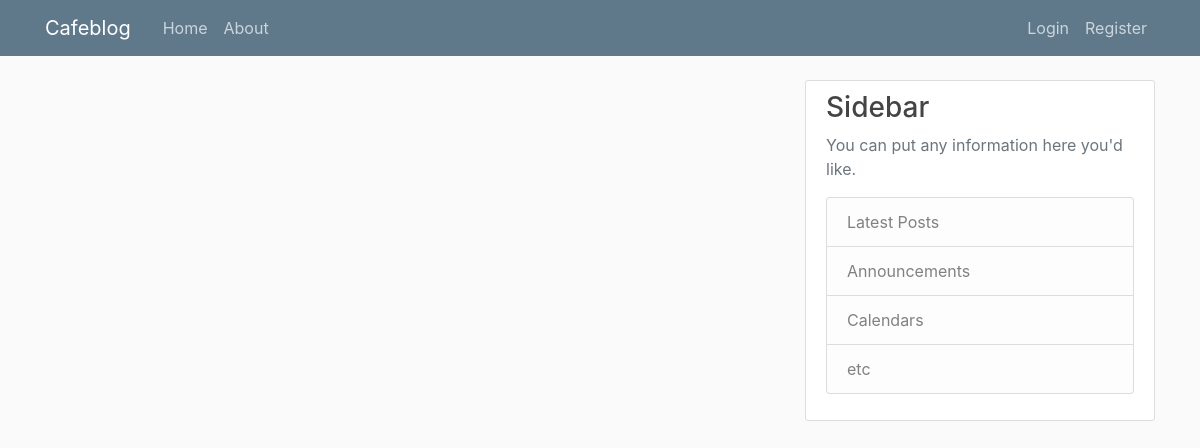
Before: / with the older database file.
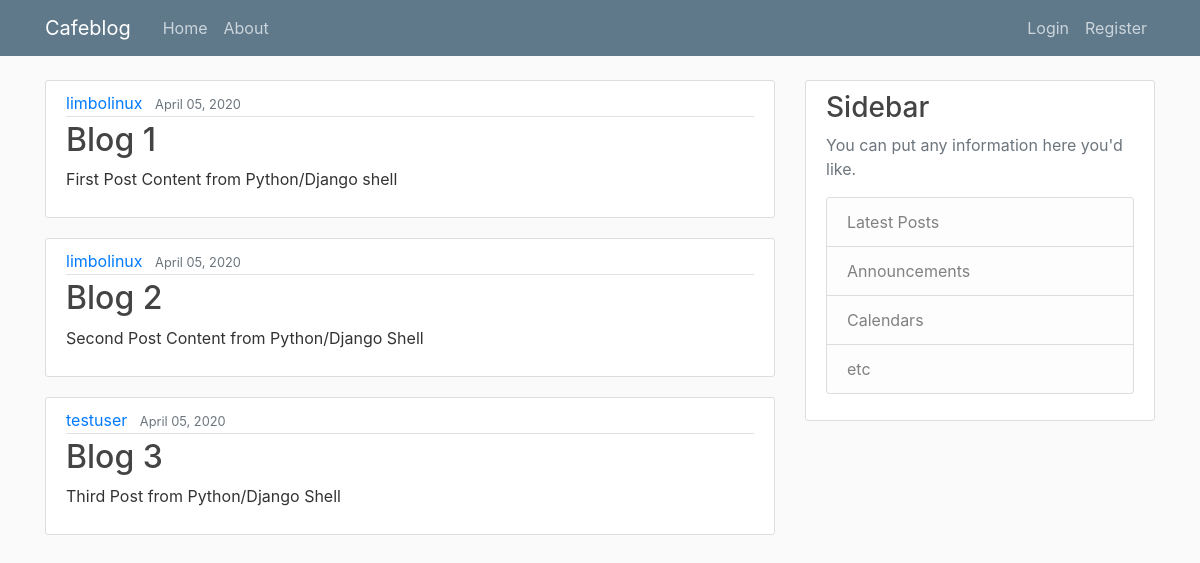
After: the same page with the newer database file.
### blog/models.py (models this page shows, shortened)
class Post(models.Model):
    title = models.CharField(max_length=100)
    content = models.TextField()
    date_posted = models.DateTimeField(default=timezone.now)
    author = models.ForeignKey(User, on_delete=models.CASCADE)

### blog/views.py (the view)
# urls.py: 2. Add a URL to urlpatterns:  path('', views.home, name='home')
def home(request):
    context = {
        'posts': Post.objects.all()
    }
    return render(request, 'blog/home.html', context)

### blog/templates/blog/home.html (shortened to what this page needs)
{% extends "blog/base.html"%}
{% block content %}
    {% for post in posts %}
        <article class="media content-section">
            <div class="media-body">
                <div class="article-metadata">
                    <a class="mr-2" href="#">{{ post.author }}</a>
                    <small class="text-muted">{{ post.date_posted|date:"F d, Y" }}</small>
                </div>
                <h2><a class="article-title" href="#">{{ post.title }}</a></h2>
                <p class="article-content">{{ post.content }}</p>
            </div>
        </article>
    {% endfor %}
{% endblock content %}

### blog/templates/blog/base.html (shortened to what this page needs)
{% load static %}
<!DOCTYPE html>
<html lang="en">
<head>
    <link rel="stylesheet" href="https://maxcdn.bootstrapcdn.com/bootstrap/4.0.0/css/bootstrap.min.css">
    <link rel="stylesheet" type="text/css" href="{% static 'blog/main.css' %}">
</head>
<body>
    <header class="site-header">
        <nav class="navbar navbar-expand-md navbar-dark bg-steel fixed-top">
            <div class="container">
                <a class="navbar-brand mr-4" href="{% url 'blog-home' %}">Cafeblog</a>
                <div class="collapse navbar-collapse" id="navbarToggle">
                    <div class="navbar-nav mr-auto">
                        <a class="nav-item nav-link" href="{% url 'blog-home' %}">Home</a>
                        <a class="nav-item nav-link" href="{% url 'blog-about' %}">About</a>
                    </div>
                    <div class="navbar-nav">
                        <a class="nav-item nav-link" href="#">Login</a>
                        <a class="nav-item nav-link" href="#">Register</a>
                    </div>
                </div>
            </div>
        </nav>
    </header>
    <main role="main" class="container">
        <div class="row">
            <div class="col-md-8">
                {% block content %}{% endblock %}
            </div>
            <div class="col-md-4">
                <div class="content-section">
                    <h3>Sidebar</h3>
                    <p class='text-muted'>You can put any information here you'd like.
                        <ul class="list-group">
                            <li class="list-group-item list-group-item-light">Latest Posts</li>
                            <li class="list-group-item list-group-item-light">Announcements</li>
                            <li class="list-group-item list-group-item-light">Calendars</li>
                            <li class="list-group-item list-group-item-light">etc</li>
                        </ul>
                    </p>
                </div>
            </div>
        </div>
    </main>
</body>
</html>

### blog/static/blog/main.css (style rules this page uses)
body { background: #fafafa; color: #333333; margin-top: 5rem; }
h1, h2, h3, h4, h5, h6 { color: #444444; }
ul { margin: 0; }
.bg-steel { background-color: #5f788a; }
.site-header .navbar-nav .nav-link { color: #cbd5db; }
.content-section { background: #ffffff; padding: 10px 20px; border: 1px solid #dddddd; border-radius: 3px; margin-bottom: 20px; }
.article-title { color: #444444; }
.article-content { white-space: pre-line; }
.article-metadata { padding-bottom: 1px; margin-bottom: 4px; border-bottom: 1px solid #e3e3e3 }

Changed rows visible on the page:
added Post: author "limbolinux", date_posted "April 05, 2020", title "Blog 1", content "First Post Content from Python/Django shell"
added Post: author "limbolinux", date_posted "April 05, 2020", title "Blog 2", content "Second Post Content from Python/Django Shell"
added Post: author "testuser", date_posted "April 05, 2020", title "Blog 3", content "Third Post from Python/Django Shell"
